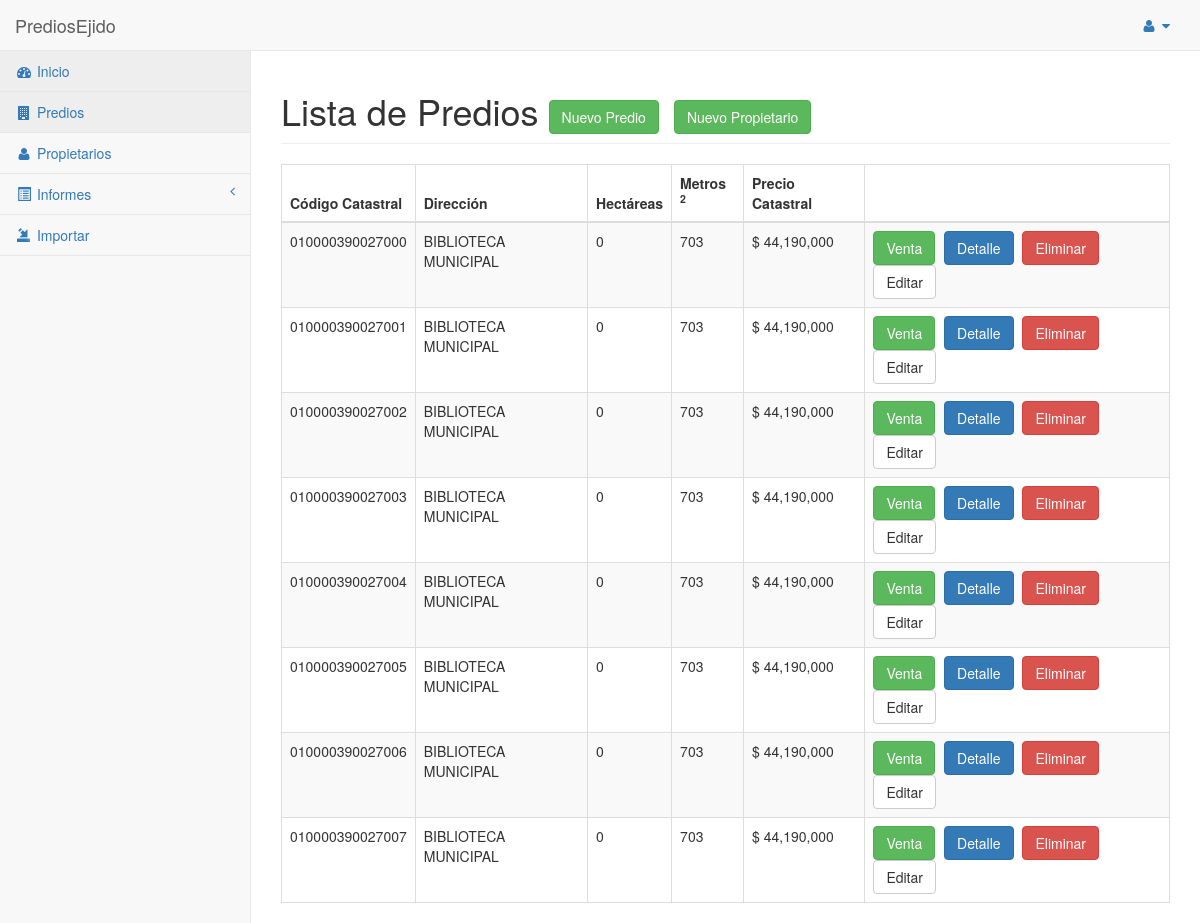
The app's page /Predios/ (signed in), older data.
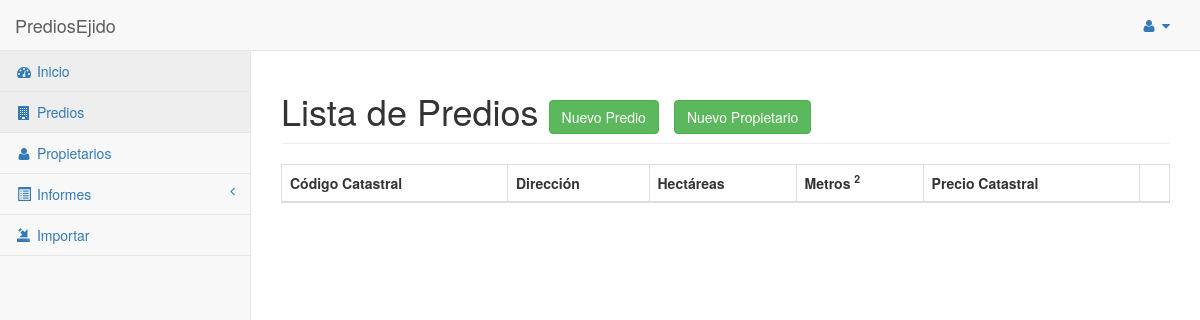
The same page, newer data.
### PrediosEjido/apps/principal/models.py (models this page shows, shortened)
class Predio(models.Model):
	c_catastral = models.CharField(max_length = 15)
	t_ord = models.CharField(max_length = 3)
	t_tot = models.CharField(max_length = 3)
	propieta = models.CharField(max_length = 50)
	e = models.CharField(max_length = 1, blank = True, null = True)
	d = models.CharField(max_length = 1, blank = True, null = True)
	id_propietario = models.CharField(max_length = 15, default = '0')
	dir_predio = models.CharField(max_length = 30)
	hectarea = models.IntegerField(default = 0)
	met2 = models.IntegerField()
	area_con = models.IntegerField(default = 0)
	avaluo_catastral = models.DecimalField(max_digits = 11, decimal_places = 2)
	c_recaja = models.IntegerField(blank = True, null = True)
	f_recaja = models.DateField(auto_now = False, blank = True, null = True)
	v_recaja = models. DecimalField(max_digits = 11, decimal_places = 2, blank = True, null = True)
	id_propieta_fin = models.ForeignKey(Propieta, blank = True, null = True)

### PrediosEjido/apps/principal/views.py (the view)
# urls.py: url(r'^Predios/$', 'list_predio', name = 'list_predio'),
@login_required
def list_predio(request):
	predios = Predio.objects.all()
	return render(request, 'list-predio.html', {'title': 'Listado de Predios', 'predios': predios})

### PrediosEjido/apps/principal/templates/list-predio.html (shortened to what this page needs)
{% extends 'layout/base.html' %}
{% load static %}
{% load humanize %}
{% block content_head %}
	<link rel="stylesheet" href="{% static 'css/dataTables.bootstrap.min.css' %}">
	<link rel="stylesheet" href="{% static 'css/jquery-ui.min.css' %}">
{% endblock content_head %}
{% block content %}
	{% include 'elements/menu.html' %}
	<div id="page-wrapper">
		<div class="row">
			<div class="col-lg-12">
				<h1 class="page-header">Lista de Predios
					<a href="{% url 'predio' %}" class="btn btn-success open-modal" data-toggle="modal" data-target="#Modal">Nuevo Predio</a>
					<a href="{% url 'propietario' %}" class="btn btn-success open-modal" data-toggle="modal" data-target="#Modal">Nuevo Propietario</a>
				</h1>
			</div>
		</div>
		<div class="row">
			<div class="col-lg-12">
				<table class="table table-striped table-bordered table-hover" id="table-predio">
					<thead>
						<tr>
							<th>Código Catastral</th>
							<th>Dirección</th>
							<th>Hectáreas</th>
							<th>Metros <sup>2</sup></th>
							<th>Precio Catastral</th>
							<th></th>
						</tr>
					</thead>
					<tbody>
						{% for predio in predios %}
						<tr class="{{ predio.pk }}{% if predio.c_recaja %} success{% endif %}">
							<td>{{ predio.c_catastral }}</td>
							<td>{{ predio.dir_predio }}</td>
							<td>{{ predio.hectarea }}</td>
							<td>{{ predio.met2 }}</td>
							<td>$ {{ predio.avaluo_catastral|floatformat|intcomma }}</td>
							<td class="action-{{ predio.pk }}">
								{% if not predio.c_recaja %}
									<a href="{% url 'sold_predio' predio.pk %}" class="btn btn-success open-modal sold-{{ predio.pk }}">Venta</a>
								{% endif %}
								<a href="{% url 'view_predio' predio.pk %}" class="btn btn-primary open-modal">Detalle</a>
								{% if user.is_superuser %}
									<a href="{% url 'delete_predio' predio.pk %}" class="btn btn-danger delete">Eliminar</a>
								{% endif %}
								<a href="{% url 'predio' predio.pk %}" class="btn btn-default open-modal">Editar</a>
							</td>
						</tr>
						{% endfor %}
					</tbody>
				</table>
			</div>
		</div>
	</div>
{% endblock content %}

### PrediosEjido/apps/principal/templates/layout/base.html (shortened to what this page needs)
{% load static %}
<!DOCTYPE html>
<html lang="en">
	<head>
		<link rel="stylesheet" href="{% static 'css/bootstrap.min.css' %}">
		<link rel="stylesheet" href="{% static 'css/metisMenu.min.css' %}">
		<link rel="stylesheet" href="{% static 'css/sb-admin-2.css' %}">
		<link rel="stylesheet" href="{% static 'css/font-awesome.min.css' %}">
		{% block content_head %}
		{% endblock content_head %}
	</head>
	<body>
		<div id="wrapper">
			{% block content %}
			{% endblock content %}
		</div>
	</body>
</html>

### PrediosEjido/apps/principal/templates/elements/menu.html (shortened to what this page needs)
<nav class="navbar navbar-default navbar-static-top" role="navigation" style="margin-bottom: 0">
	<div class="navbar-header">
		<a class="navbar-brand" href="{% url 'home' %}">PrediosEjido</a>
	</div>
	<ul class="nav navbar-top-links navbar-right">
		<li class="dropdown">
			<a class="dropdown-toggle" data-toggle="dropdown" href="#">
				<i class="fa fa-user fa-fw"></i>  <i class="fa fa-caret-down"></i>
			</a>
		</li>
	</ul>
	<div class="navbar-default sidebar" role="navigation">
		<div class="sidebar-nav navbar-collapse">
			<ul class="nav" id="side-menu">
				<li><a href="{% url 'home' %}"><i class="fa fa-dashboard fa-fw"></i> Inicio</a></li>
				<li><a href="{% url 'list_predio' %}"><i class="fa fa-building fa-fw"></i> Predios</a></li>
				<li><a href="{% url 'list_propieta' %}"><i class="fa fa-user fa-fw"></i> Propietarios</a></li>
				<li>
					<a href="#"><i class="glyphicon glyphicon-list-alt fa-fw"></i> Informes<span class="fa arrow"></span></a>
				</li>
				<li><a href="{% url 'upload_data_predio' %}"><i class="glyphicon glyphicon-import fa-fw"></i> Importar</a></li>
			</ul>
		</div>
	</div>
</nav>

### PrediosEjido/static/css/sb-admin-2.css (style rules this page uses)
body { background-color: #f8f8f8; }
#wrapper { width: 100%; }
#page-wrapper { padding: 0 15px; min-height: 568px; background-color: #fff; }
@media (min-width:768px) { #page-wrapper { position: inherit; margin: 0 0 0 250px; padding: 0 30px; border-left: 1px solid #e7e7e7; } }
.navbar-top-links { margin-right: 0; }
.navbar-top-links li { display: inline-block; }
.navbar-top-links li:last-child { margin-right: 15px; }
.navbar-top-links li a { padding: 15px; min-height: 50px; }
.sidebar .sidebar-nav.navbar-collapse { padding-right: 0; padding-left: 0; }
.sidebar ul li { border-bottom: 1px solid #e7e7e7; }
.sidebar ul li a.active { background-color: #eee; }
.sidebar .arrow { float: right; }
.sidebar .fa.arrow:before { content: "\f104"; }
@media (min-width:768px) { .sidebar { z-index: 1; position: absolute; width: 250px; margin-top: 51px; } }

### PrediosEjido/apps/principal/templates/layout/base.html (style rules this page uses)
.btn { margin-right: 5px; }

Row changes from the older to the newer data that the page shows:
removed Predio: c_catastral "010000390027000", dir_predio "BIBLIOTECA MUNICIPAL", hectarea "0", met2 "703", avaluo_catastral "44,190,000"
removed Predio: c_catastral "010000390027001", dir_predio "BIBLIOTECA MUNICIPAL", hectarea "0", met2 "703", avaluo_catastral "44,190,000"
removed Predio: c_catastral "010000390027002", dir_predio "BIBLIOTECA MUNICIPAL", hectarea "0", met2 "703", avaluo_catastral "44,190,000"
removed Predio: c_catastral "010000390027003", dir_predio "BIBLIOTECA MUNICIPAL", hectarea "0", met2 "703", avaluo_catastral "44,190,000"
removed Predio: c_catastral "010000390027004", dir_predio "BIBLIOTECA MUNICIPAL", hectarea "0", met2 "703", avaluo_catastral "44,190,000"
removed Predio: c_catastral "010000390027005", dir_predio "BIBLIOTECA MUNICIPAL", hectarea "0", met2 "703", avaluo_catastral "44,190,000"
removed Predio: c_catastral "010000390027006", dir_predio "BIBLIOTECA MUNICIPAL", hectarea "0", met2 "703", avaluo_catastral "44,190,000"
removed Predio: c_catastral "010000390027007", dir_predio "BIBLIOTECA MUNICIPAL", hectarea "0", met2 "703", avaluo_catastral "44,190,000"
